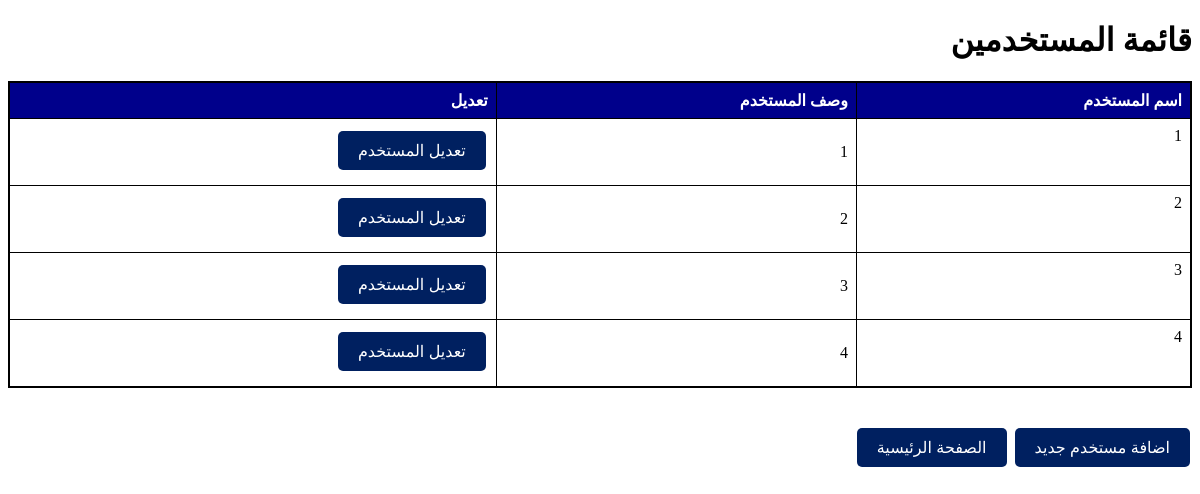
Page /userlist on the earlier database version.
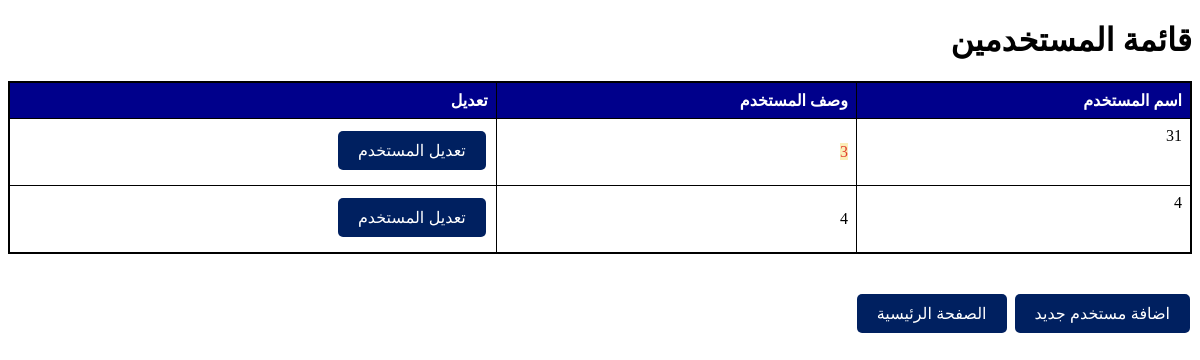
Same page on the later database version.
### app.py (models this page shows)
class User(db.Model):
    id = db.Column(db.Integer, primary_key=True)
    username = db.Column(db.String(100), nullable=False)
    user_description = db.Column(db.Text, nullable=True)
    screens = db.relationship('Screen', secondary='screen_user', backref='users')

### app.py (the view)
@app.route('/userlist')
def userlist():
    services = ServiceName.query.all()
    users = User.query.all()
    return render_template('userlist.html', services=services, users=users)

### templates/userlist.html (shortened to what this page needs)
<!DOCTYPE html>
<html lang="en">
  <head>
    <link rel="stylesheet" href="../static/table.css" />
  </head>
  <body>
    <h1>قائمة المستخدمين</h1>
    <table>
      <thead>
        <tr>
          <th>اسم المستخدم</th>
          <th>وصف المستخدم</th>
          <th>تعديل</th>
        </tr>
      </thead>
      <tbody>
        {% for user in users %}
        <tr>
          <td>{{ user.username }}</td>
          <td>{{ user.user_description | safe }}</td>
          <td>
            <a href="/edit_user/{{ user.id }}"
              ><button>تعديل المستخدم</button></a
            >
          </td>
        </tr>
        {% endfor %}
      </tbody>
    </table>
    <br /><br />
    <a href="/users"> <button class="screenspage">اضافة مستخدم جديد</button></a>
    <a href="/"> <button class="screenspage">الصفحة الرئيسية</button></a>
  </body>
</html>

### static/table.css (style rules this page uses)
table { border-collapse: collapse; width: 100%; border: 2px solid black; border-radius: 10px; text-align: right; }
th, td { border: 1px solid black; padding: 8px; text-align: right; max-width: 400px; text-wrap: wrap; height: auto; }
button { background-color: #002060; color: white; border: none; padding: 10px 20px; text-align: center; text-decoration: none; display: inline-block; font-size: 16px; margin: 4px 2px; cursor: pointer; border-radius: 5px; }
* { text-align: right; direction: rtl; }
th { background-color: darkblue; color: white; }
td, tr, th { vertical-align: top; text-align: right; }
table { direction: rtl; }

Differences in the rows shown:
removed User: username "1", user_description "1"
removed User: username "2", user_description "2"
changed User (number 1 of 2 on the later page): username "3" → "31"
